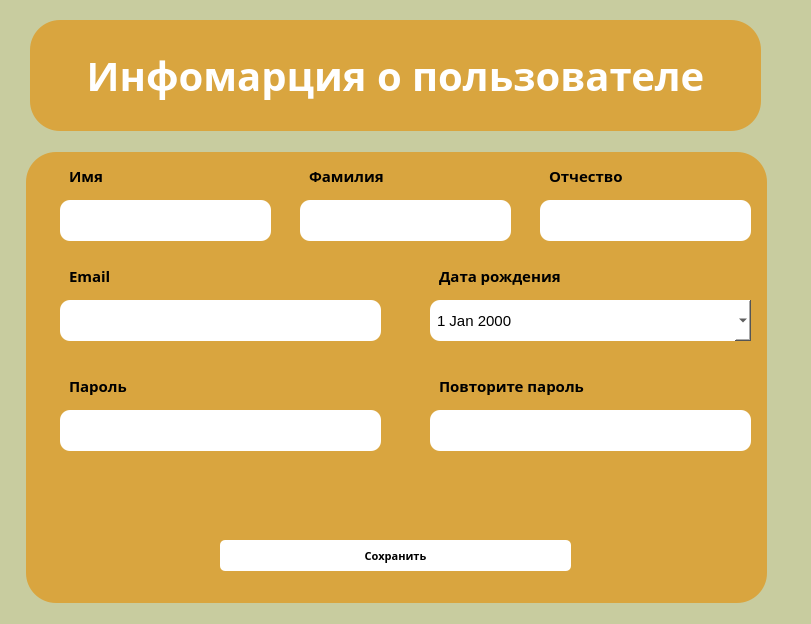
<?xml version="1.0" encoding="UTF-8"?>
<ui version="4.0">
 <class>MainWindow</class>
 <widget class="QMainWindow" name="MainWindow">
  <property name="geometry">
   <rect>
    <x>0</x>
    <y>0</y>
    <width>811</width>
    <height>624</height>
   </rect>
  </property>
  <property name="windowTitle">
   <string>MainWindow</string>
  </property>
  <property name="autoFillBackground">
   <bool>false</bool>
  </property>
  <property name="styleSheet">
   <string notr="true">background-color: #c8cc9f;</string>
  </property>
  <widget class="QWidget" name="centralwidget">
   <widget class="QLabel" name="header">
    <property name="geometry">
     <rect>
      <x>30</x>
      <y>20</y>
      <width>731</width>
      <height>111</height>
     </rect>
    </property>
    <property name="font">
     <font>
      <family>Microsoft YaHei</family>
      <pointsize>30</pointsize>
      <weight>75</weight>
      <bold>true</bold>
     </font>
    </property>
    <property name="styleSheet">
     <string notr="true">background-color: #d9a53f;
border-radius: 30px;
color: #fff;</string>
    </property>
    <property name="text">
     <string>Инфомарция о пользователе</string>
    </property>
    <property name="alignment">
     <set>Qt::AlignCenter</set>
    </property>
   </widget>
   <widget class="QLabel" name="label">
    <property name="geometry">
     <rect>
      <x>26</x>
      <y>152</y>
      <width>741</width>
      <height>451</height>
     </rect>
    </property>
    <property name="font">
     <font>
      <pointsize>30</pointsize>
      <weight>75</weight>
      <bold>true</bold>
     </font>
    </property>
    <property name="styleSheet">
     <string notr="true">background-color: #d9a53f;
border-radius: 30px;
color: #fff;</string>
    </property>
    <property name="text">
     <string/>
    </property>
   </widget>
   <widget class="QPushButton" name="button">
    <property name="geometry">
     <rect>
      <x>220</x>
      <y>540</y>
      <width>351</width>
      <height>31</height>
     </rect>
    </property>
    <property name="font">
     <font>
      <family>inherit</family>
      <pointsize>-1</pointsize>
      <weight>75</weight>
      <bold>true</bold>
     </font>
    </property>
    <property name="styleSheet">
     <string notr="true">QPushButton#button {
  min-width: 100px;
  font-family: inherit;
  appearance: none;
  border: 0;
  border-radius: 5px;
  background: #fff;
  color: black;
  font-size: 11px;
  padding: 8px 16px;
  cursor: pointer;
}

QPushButton#button:hover {
  background: #c8cc9f;
}

QPushButton#button:focus {
  outline: none;
  box-shadow: 0 0 0 4px red;
}</string>
    </property>
    <property name="text">
     <string>Сохранить</string>
    </property>
    <property name="checkable">
     <bool>false</bool>
    </property>
   </widget>
   <widget class="QLabel" name="feedback">
    <property name="geometry">
     <rect>
      <x>60</x>
      <y>480</y>
      <width>691</width>
      <height>41</height>
     </rect>
    </property>
    <property name="font">
     <font>
      <pointsize>15</pointsize>
      <weight>75</weight>
      <bold>true</bold>
      <underline>true</underline>
     </font>
    </property>
    <property name="styleSheet">
     <string notr="true">color: red; background-color: #d9a53f;
padding: 0 5px;</string>
    </property>
    <property name="text">
     <string/>
    </property>
   </widget>
   <widget class="QLineEdit" name="name_edit">
    <property name="geometry">
     <rect>
      <x>60</x>
      <y>200</y>
      <width>211</width>
      <height>41</height>
     </rect>
    </property>
    <property name="styleSheet">
     <string notr="true">background-color: #fff;
border-radius: 10px; 
padding-left: 5px;
font-size: 15px;
</string>
    </property>
    <property name="text">
     <string/>
    </property>
   </widget>
   <widget class="QLabel" name="surname">
    <property name="geometry">
     <rect>
      <x>300</x>
      <y>160</y>
      <width>201</width>
      <height>31</height>
     </rect>
    </property>
    <property name="font">
     <font>
      <family>Microsoft YaHei</family>
      <pointsize>11</pointsize>
      <weight>75</weight>
      <bold>true</bold>
     </font>
    </property>
    <property name="styleSheet">
     <string notr="true">background-color: #d9a53f; padding-left: 5px;</string>
    </property>
    <property name="text">
     <string>Фамилия</string>
    </property>
    <property name="alignment">
     <set>Qt::AlignLeading|Qt::AlignLeft|Qt::AlignVCenter</set>
    </property>
   </widget>
   <widget class="QLabel" name="patronic">
    <property name="geometry">
     <rect>
      <x>540</x>
      <y>160</y>
      <width>171</width>
      <height>31</height>
     </rect>
    </property>
    <property name="font">
     <font>
      <family>Microsoft YaHei</family>
      <pointsize>11</pointsize>
      <weight>75</weight>
      <bold>true</bold>
     </font>
    </property>
    <property name="styleSheet">
     <string notr="true">background-color: #d9a53f; padding-left: 5px;</string>
    </property>
    <property name="text">
     <string>Отчество</string>
    </property>
    <property name="alignment">
     <set>Qt::AlignLeading|Qt::AlignLeft|Qt::AlignVCenter</set>
    </property>
   </widget>
   <widget class="QLineEdit" name="surname_edit">
    <property name="geometry">
     <rect>
      <x>300</x>
      <y>200</y>
      <width>211</width>
      <height>41</height>
     </rect>
    </property>
    <property name="styleSheet">
     <string notr="true">background-color: #fff;
border-radius: 10px; 
padding-left: 5px;
font-size: 15px;
</string>
    </property>
    <property name="text">
     <string/>
    </property>
   </widget>
   <widget class="QLineEdit" name="patronic_edit">
    <property name="geometry">
     <rect>
      <x>540</x>
      <y>200</y>
      <width>211</width>
      <height>41</height>
     </rect>
    </property>
    <property name="styleSheet">
     <string notr="true">background-color: #fff;
border-radius: 10px; 
padding-left: 5px;
font-size: 15px;
</string>
    </property>
    <property name="text">
     <string/>
    </property>
   </widget>
   <widget class="QLabel" name="name">
    <property name="geometry">
     <rect>
      <x>60</x>
      <y>160</y>
      <width>201</width>
      <height>31</height>
     </rect>
    </property>
    <property name="font">
     <font>
      <family>Microsoft YaHei</family>
      <pointsize>11</pointsize>
      <weight>75</weight>
      <bold>true</bold>
     </font>
    </property>
    <property name="styleSheet">
     <string notr="true">background-color: #d9a53f; padding-left: 5px;</string>
    </property>
    <property name="text">
     <string>Имя</string>
    </property>
    <property name="alignment">
     <set>Qt::AlignLeading|Qt::AlignLeft|Qt::AlignVCenter</set>
    </property>
   </widget>
   <widget class="QLabel" name="email">
    <property name="geometry">
     <rect>
      <x>60</x>
      <y>260</y>
      <width>201</width>
      <height>31</height>
     </rect>
    </property>
    <property name="font">
     <font>
      <family>Microsoft YaHei</family>
      <pointsize>11</pointsize>
      <weight>75</weight>
      <bold>true</bold>
     </font>
    </property>
    <property name="styleSheet">
     <string notr="true">background-color: #d9a53f; padding-left: 5px;</string>
    </property>
    <property name="text">
     <string>Email</string>
    </property>
    <property name="alignment">
     <set>Qt::AlignLeading|Qt::AlignLeft|Qt::AlignVCenter</set>
    </property>
   </widget>
   <widget class="QLineEdit" name="email_edit">
    <property name="geometry">
     <rect>
      <x>60</x>
      <y>300</y>
      <width>321</width>
      <height>41</height>
     </rect>
    </property>
    <property name="styleSheet">
     <string notr="true">background-color: #fff;
border-radius: 10px; 
padding-left: 5px;
font-size: 15px;
</string>
    </property>
    <property name="text">
     <string/>
    </property>
   </widget>
   <widget class="QLabel" name="birthday">
    <property name="geometry">
     <rect>
      <x>430</x>
      <y>260</y>
      <width>201</width>
      <height>31</height>
     </rect>
    </property>
    <property name="font">
     <font>
      <family>Microsoft YaHei</family>
      <pointsize>11</pointsize>
      <weight>75</weight>
      <bold>true</bold>
     </font>
    </property>
    <property name="styleSheet">
     <string notr="true">background-color: #d9a53f; padding-left: 5px;</string>
    </property>
    <property name="text">
     <string>Дата рождения</string>
    </property>
    <property name="alignment">
     <set>Qt::AlignLeading|Qt::AlignLeft|Qt::AlignVCenter</set>
    </property>
   </widget>
   <widget class="QLineEdit" name="password_edit">
    <property name="geometry">
     <rect>
      <x>60</x>
      <y>410</y>
      <width>321</width>
      <height>41</height>
     </rect>
    </property>
    <property name="styleSheet">
     <string notr="true">background-color: #fff;
border-radius: 10px; 
padding-left: 5px;
font-size: 15px;
</string>
    </property>
    <property name="text">
     <string/>
    </property>
    <property name="echoMode">
     <enum>QLineEdit::Password</enum>
    </property>
   </widget>
   <widget class="QLabel" name="password">
    <property name="geometry">
     <rect>
      <x>60</x>
      <y>370</y>
      <width>201</width>
      <height>31</height>
     </rect>
    </property>
    <property name="font">
     <font>
      <family>Microsoft YaHei</family>
      <pointsize>11</pointsize>
      <weight>75</weight>
      <bold>true</bold>
     </font>
    </property>
    <property name="styleSheet">
     <string notr="true">background-color: #d9a53f; padding-left: 5px;</string>
    </property>
    <property name="text">
     <string>Пароль</string>
    </property>
    <property name="alignment">
     <set>Qt::AlignLeading|Qt::AlignLeft|Qt::AlignVCenter</set>
    </property>
   </widget>
   <widget class="QLineEdit" name="confirm_password_edit">
    <property name="geometry">
     <rect>
      <x>430</x>
      <y>410</y>
      <width>321</width>
      <height>41</height>
     </rect>
    </property>
    <property name="styleSheet">
     <string notr="true">background-color: #fff;
border-radius: 10px; 
padding-left: 5px;
font-size: 15px;
</string>
    </property>
    <property name="text">
     <string/>
    </property>
    <property name="echoMode">
     <enum>QLineEdit::Password</enum>
    </property>
   </widget>
   <widget class="QLabel" name="confirm_password">
    <property name="geometry">
     <rect>
      <x>430</x>
      <y>370</y>
      <width>201</width>
      <height>31</height>
     </rect>
    </property>
    <property name="font">
     <font>
      <family>Microsoft YaHei</family>
      <pointsize>11</pointsize>
      <weight>75</weight>
      <bold>true</bold>
     </font>
    </property>
    <property name="styleSheet">
     <string notr="true">background-color: #d9a53f; padding-left: 5px;</string>
    </property>
    <property name="text">
     <string>Повторите пароль</string>
    </property>
    <property name="alignment">
     <set>Qt::AlignLeading|Qt::AlignLeft|Qt::AlignVCenter</set>
    </property>
   </widget>
   <widget class="QDateEdit" name="birthday_edit">
    <property name="geometry">
     <rect>
      <x>430</x>
      <y>300</y>
      <width>321</width>
      <height>41</height>
     </rect>
    </property>
    <property name="styleSheet">
     <string notr="true">background-color: #fff;
color: black;
border-radius: 10px; 
padding-left: 5px;
font-size: 15px;</string>
    </property>
    <property name="calendarPopup">
     <bool>true</bool>
    </property>
   </widget>
  </widget>
 </widget>
 <resources/>
 <connections/>
</ui>
